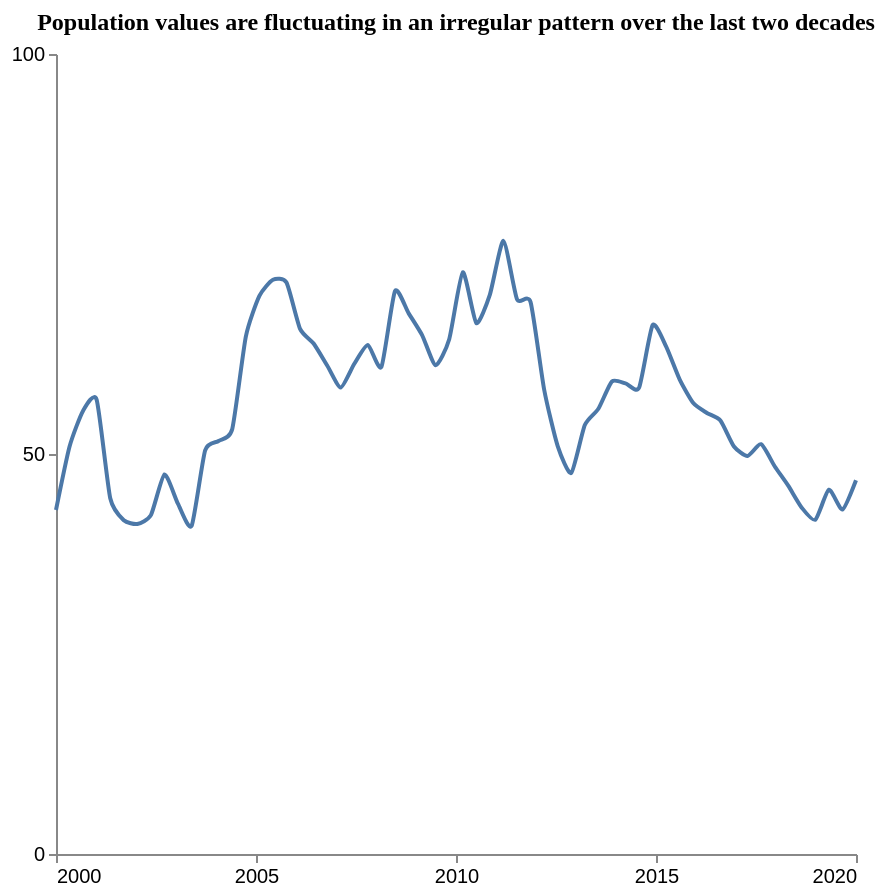

Vega-Lite specification stored for this chart:
### Vega-Lite specification from a JSON file in a GitHub repository (floating-point values rounded to 4 significant figures)
{"$schema": "https://vega.github.io/schema/vega-lite/v5.json", "description": "Pattern: Irregular", "data": {"values": [{"X": 2000.0, "Y": 43.0}, {"X": 2000.0, "Y": 50.93}, {"X": 2001.0, "Y": 55.41}, {"X": 2001.0, "Y": 56.77}, {"X": 2001.0, "Y": 44.48}, {"X": 2002.0, "Y": 41.73}, {"X": 2002.0, "Y": 41.26}, {"X": 2002.0, "Y": 42.36}, {"X": 2003.0, "Y": 47.44}, {"X": 2003.0, "Y": 43.76}, {"X": 2003.0, "Y": 41.01}, {"X": 2004.0, "Y": 50.46}, {"X": 2004.0, "Y": 51.63}, {"X": 2004.0, "Y": 53.14}, {"X": 2005.0, "Y": 64.68}, {"X": 2005.0, "Y": 69.76}, {"X": 2005.0, "Y": 71.78}, {"X": 2006.0, "Y": 71.44}, {"X": 2006.0, "Y": 65.65}, {"X": 2006.0, "Y": 63.81}, {"X": 2007.0, "Y": 61.06}, {"X": 2007.0, "Y": 58.31}, {"X": 2007.0, "Y": 61.28}, {"X": 2008.0, "Y": 63.63}, {"X": 2008.0, "Y": 60.88}, {"X": 2008.0, "Y": 70.36}, {"X": 2009.0, "Y": 67.61}, {"X": 2009.0, "Y": 64.86}, {"X": 2009.0, "Y": 61.08}, {"X": 2010.0, "Y": 64.35}, {"X": 2010.0, "Y": 72.71}, {"X": 2011.0, "Y": 66.36}, {"X": 2011.0, "Y": 69.93}, {"X": 2011.0, "Y": 76.64}, {"X": 2012.0, "Y": 69.34}, {"X": 2012.0, "Y": 68.99}, {"X": 2012.0, "Y": 58.06}, {"X": 2013.0, "Y": 50.99}, {"X": 2013.0, "Y": 47.63}, {"X": 2013.0, "Y": 53.62}, {"X": 2014.0, "Y": 55.65}, {"X": 2014.0, "Y": 59.07}, {"X": 2014.0, "Y": 58.82}, {"X": 2015.0, "Y": 58.28}, {"X": 2015.0, "Y": 66.11}, {"X": 2015.0, "Y": 63.42}, {"X": 2016.0, "Y": 59.29}, {"X": 2016.0, "Y": 56.36}, {"X": 2016.0, "Y": 55.13}, {"X": 2017.0, "Y": 54.19}, {"X": 2017.0, "Y": 50.94}, {"X": 2017.0, "Y": 49.75}, {"X": 2018.0, "Y": 51.22}, {"X": 2018.0, "Y": 48.47}, {"X": 2018.0, "Y": 46.04}, {"X": 2019.0, "Y": 43.29}, {"X": 2019.0, "Y": 41.78}, {"X": 2019.0, "Y": 45.54}, {"X": 2020.0, "Y": 43.06}, {"X": 2020.0, "Y": 46.72}]}, "mark": {"type": "line", "interpolate": "cardinal", "tension": 0.4}, "encoding": {"x": {"field": "X", "type": "quantitative", "title": "", "axis": {"grid": false, "format": "d", "values": [2000, 2005, 2010, 2015, 2020], "tickSize": 4}, "scale": {"domain": [2000, 2020]}}, "y": {"field": "Y", "type": "quantitative", "title": "", "axis": {"grid": false, "format": "d", "values": [0, 50, 100], "tickSize": 4, "tickOpacity": 1}, "scale": {"domain": [0, 100]}}}, "title": {"text": "Population values are fluctuating in an irregular pattern over the last two decades", "anchor": "middle", "font": "Tahoma", "fontSize": 12}, "config": {"lineBreak": "^", "view": {"stroke": null}}, "height": 400, "width": 400, "autosize": "pad"}
